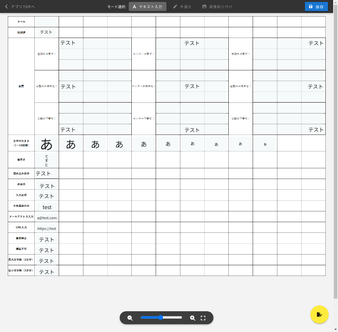
#> input picture python/TestScript/photolize/slt_ver1/high_png/5_input.png, 338 x 332 px, shrunk from 1042 x 1024 before the run
$ python detect.py
#> lines starting #> are read from the running program, lines starting #| are printed output that depends on the picture; after the words box and inside, x2 and y2 are one past the last pixel; in counts of white or black regions, pixels touching at a corner belong together
# 抽出した枠を別画像に重ね合わせる必要がなくなったため、以後使用なし。
# 失敗作（入力画面から入力欄の枠を抽出し、元画像にその枠を重ね合わせ＆枠の座標情などを取得）
# 参考サイト：https://sosotata.com/spot7differences/
import cv2
import os
import numpy as np
import subprocess


# 保存先ディレクトリを作成
output_dir = os.path.join(os.path.dirname(os.path.abspath(__file__)), "high_png/")
# フォルダが存在しない場合は作成
if not os.path.exists(output_dir):
    os.makedirs(output_dir)
    command = f"sudo chown -R aridome:aridome {output_dir}"
    # コマンドを実行
    subprocess.call(command, shell=True)

# ファイル名を生成
output_file_name_A = '5_input.png'
# ファイルパスを作成
output_file_path_A = os.path.join(output_dir, output_file_name_A)

img1 = cv2.imread(output_file_path_A)
#> img1 is the input picture: shape (332, 338, 3); mean B, G, R 234.6, 234.6, 233.6

# BGRからHSVに変換
hsv = cv2.cvtColor(img1, cv2.COLOR_BGR2HSV)
#> hsv: shape (332, 338, 3); mean H, S, V 22.6, 2.2, 235.1

# # 薄水色のHSVの範囲
# hsv_min = np.array([90, 3, 0])
# hsv_max = np.array([110, 9, 255])

# 薄水色のHSVの範囲# [色相, 彩度, 明度]
hsv_min = np.array([90, 3, 0])
hsv_max = np.array([110, 20, 255])

# マスク画像を作成
mask = cv2.inRange(hsv, hsv_min, hsv_max)
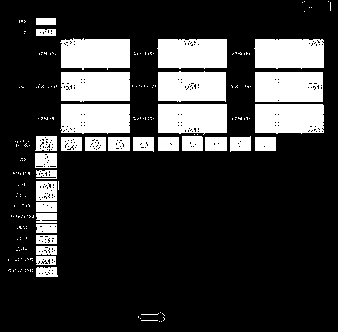
#> mask: shape (332, 338); 20.9% white; 203 white regions (172 under 20 px)

# マスクされた画像を作成
masked_img1 = cv2.bitwise_and(img1, img1, mask=mask)
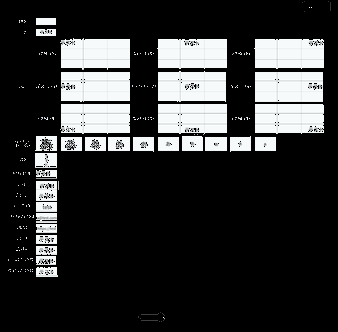
#> masked_img1: shape (332, 338, 3); mean B, G, R 51.1, 50.9, 50

# カラー画像をグレースケール画像に変換
masked_img1_gray = cv2.cvtColor(masked_img1, cv2.COLOR_BGR2GRAY)

# マスク画像から白い領域の輪郭を検出する
contours, hierarchy = cv2.findContours(masked_img1_gray, cv2.RETR_EXTERNAL, cv2.CHAIN_APPROX_SIMPLE)
#> contours = 203 contours, 172 with area under 20; largest, box (x1, y1, x2, y2) and area: (255, 72, 323, 102) 1943, (158, 104, 227, 135) 1907, (61, 72, 130, 102) 1905, (255, 104, 324, 134) 1902, (60, 104, 130, 134) 1902

selected_contours = []
for cnt in contours:
    if cv2.contourArea(cnt)>1000: #数字は試行錯誤が必要
        epsilon = 0.01*cv2.arcLength(cnt,True) #数字は試行錯誤が必要
        approx = cv2.approxPolyDP(cnt,epsilon,True)
        selected_contours.append(approx)
#> this loop made 203 passes
#> (epsilon, approx) on passes 136, 138, 163, 164, 165, 187, 188: (1.96, [[255, 104], [255, 132], [323, 132], [322, 104]]), (2, [[61, 104], [61, 132], [129, 132], [129, 104]]), (1.92, [[255, 72], [255, 101], [322, 101], [322, 72]]), (1.95, [[61, 72], [61, 100], [129, 100], [129, 72]]), (1.95, [[158, 72], [158, 100], [225, 101], [225, 72]]), (1.99, [[255, 39], [255, 67], [323, 67], [322, 39]]), (1.98, [[158, 39], [158, 67], [226, 67], [226, 39]])
#> epsilon on passes 137, 189: 1.96, 2.05
#> after the loop, selected_contours = 9 contours; largest, box (x1, y1, x2, y2) and area: (255, 72, 323, 102) 1943, (60, 38, 130, 68) 1934, (158, 104, 227, 135) 1927, (158, 72, 226, 102) 1910, (61, 104, 130, 133) 1904

# # 別の画像に輪郭を描画する
# # result = np.zeros_like(img1)
# cv2.drawContours(img1, selected_contours, -1, color=255, thickness=2)

# 別の画像に輪郭を描画する
# result = np.zeros_like(img1)
result = np.full_like(img1, 255)
cv2.drawContours(result, selected_contours, -1, color=255, thickness=2)
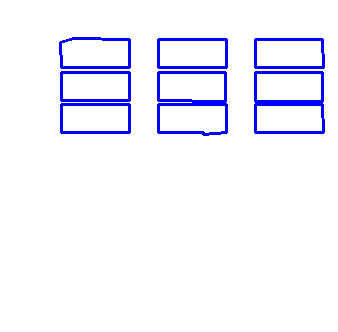
#> result: shape (332, 338, 3); mean of channels 0, 1, 2 255, 243.3, 243.3; drawn as B, G, R


# ファイル名を生成
output_file_name_B = 'base.png'
# ファイルパスを作成
output_file_path_B = os.path.join(output_dir, output_file_name_B)
img2 = cv2.imread(output_file_path_B)
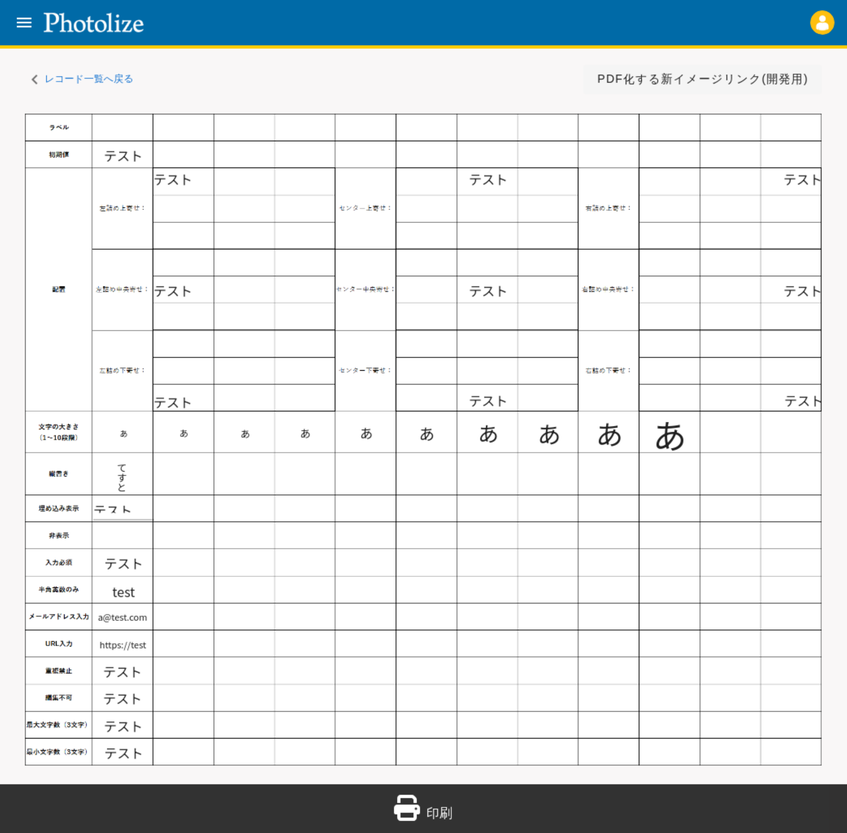
#> input picture python/TestScript/photolize/slt_ver1/high_png/base.png, 847 x 833 px, shrunk from 2613 x 2567 before the run
#> img2 is the input picture: shape (833, 847, 3); mean B, G, R 229.3, 226.9, 221.8

# 特定の色（青色）の範囲を指定してマスクを作成します
lower_blue = np.array([100, 0, 0])  # 下限のBGR値
upper_blue = np.array([255, 100, 100])  # 上限のBGR値
mask = cv2.inRange(img1, lower_blue, upper_blue)
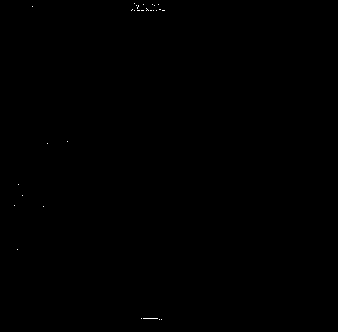
#> mask: shape (332, 338); 0.05% white in thin lines or dots, all inside (x1, y1, x2, y2) = (14, 3, 165, 320)

# マスクを使用して特定の色の部分を抽出します
blue_part = cv2.bitwise_and(img1, img1, mask=mask)

# マスクの非ゼロの位置を取得します
non_zero_indices = np.nonzero(mask)
#> non_zero_indices = 58 positions, rows 3 to 319, columns 14 to 164

# 抽出した部分をimage2に貼り付けます
result = img2.copy()
for i in range(len(non_zero_indices[0])):
    row, col = non_zero_indices[0][i], non_zero_indices[1][i]
    result[row, col] = blue_part[row, col]
#> this loop made 58 passes
#> (row, col) on passes 1 to 12: (3, 134), (4, 143), (4, 152), (4, 158), (5, 136), (5, 138), (5, 154), (6, 32), (6, 138), (7, 137), (8, 137), (8, 146)
#> result: shape (833, 847, 3)

# [74 lines of commented-out code are left out]
if output_file_name_A == "base.png":
    output_file_name = f"judge_high_{output_file_name_A}"
else:
    output_file_name = f"judge_high_{output_file_name_A.split('_')[1]}"
output_dir2 = os.path.join(os.path.dirname(os.path.abspath(__file__)), "judge_high_png")
# フォルダが存在しない場合は作成
if not os.path.exists(output_dir2):
    os.makedirs(output_dir2)
    command = f"sudo chown -R aridome:aridome {output_dir2}"
    # コマンドを実行
    subprocess.call(command, shell=True)
#> (this line was passed over: subprocess is not available in this run)

# ファイルパスを作成
output_file_path = os.path.join(output_dir2, output_file_name)

# 画像を保存する
cv2.imwrite(output_file_path, result)

print(f"2つの画像の差異部分に枠をつけたカラー画像を{output_file_path}に保存しました")
